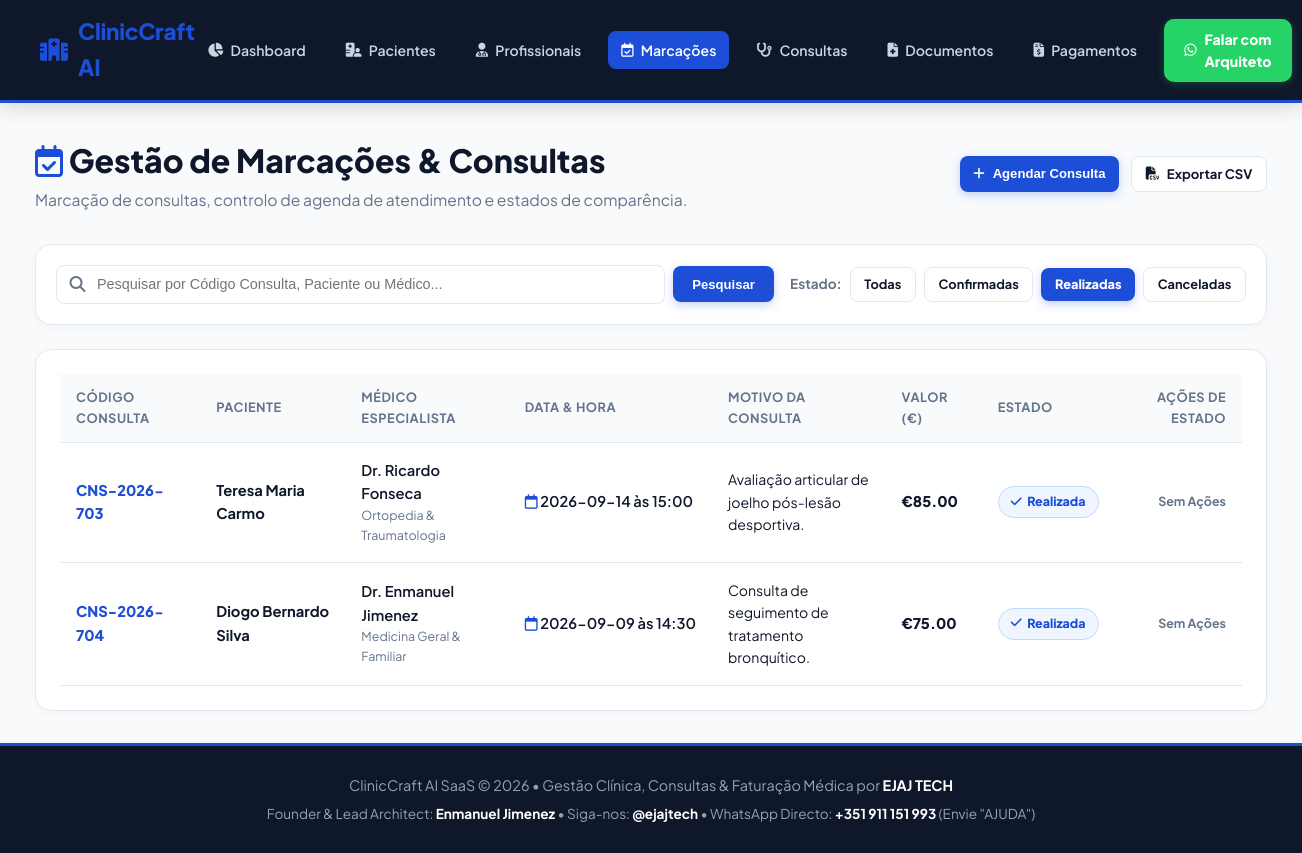
Screenshot of /appointments?status=Realizada with the database file from the repository.
### tables this page shows
CREATE TABLE appointments (
        id INTEGER PRIMARY KEY AUTOINCREMENT,
        appointment_code TEXT NOT NULL UNIQUE,
        patient_id INTEGER NOT NULL,
        professional_id INTEGER NOT NULL,
        appointment_date TEXT NOT NULL,
        appointment_time TEXT NOT NULL,
        status TEXT NOT NULL DEFAULT 'Confirmada', -- Confirmada, Em Espera, Realizada, Cancelada
        reason TEXT NOT NULL,
        fee REAL NOT NULL,
        created_at TEXT NOT NULL,
        FOREIGN KEY (patient_id) REFERENCES patients (id),
        FOREIGN KEY (professional_id) REFERENCES professionals (id)
    );

CREATE TABLE patients (
        id INTEGER PRIMARY KEY AUTOINCREMENT,
        patient_code TEXT NOT NULL UNIQUE,
        name TEXT NOT NULL,
        nif TEXT NOT NULL UNIQUE,
        email TEXT NOT NULL,
        phone TEXT NOT NULL,
        birth_date TEXT NOT NULL,
        insurance TEXT NOT NULL DEFAULT 'Particular',
        blood_type TEXT NOT NULL,
        created_at TEXT NOT NULL
    );

CREATE TABLE professionals (
        id INTEGER PRIMARY KEY AUTOINCREMENT,
        name TEXT NOT NULL,
        specialty TEXT NOT NULL,
        license_no TEXT NOT NULL UNIQUE,
        email TEXT NOT NULL,
        phone TEXT NOT NULL,
        consultation_fee REAL NOT NULL DEFAULT 70.0,
        status TEXT NOT NULL DEFAULT 'Ativo',
        created_at TEXT NOT NULL
    );

### app.py (the view)
@app.route('/appointments')
def appointments_page():
    conn = get_db()
    cursor = conn.cursor()
    status_filter = request.args.get('status')
    search_q = request.args.get('q', '').strip()
    query = """
    SELECT a.*, p.name as patient_name, p.nif, pr.name as professional_name, pr.specialty
    FROM appointments a
    JOIN patients p ON a.patient_id = p.id
    JOIN professionals pr ON a.professional_id = pr.id
    WHERE 1=1
    """
    params = []
    if status_filter:
        query += " AND a.status = ?"
        params.append(status_filter)
    if search_q:
        query += " AND (a.appointment_code LIKE ? OR p.name LIKE ? OR pr.name LIKE ?)"
        params.extend([f"%{search_q}%", f"%{search_q}%", f"%{search_q}%"])
    query += " ORDER BY a.appointment_date DESC, a.appointment_time ASC"
    cursor.execute(query, params)
    appointments = [dict(r) for r in cursor.fetchall()]
    cursor.execute("SELECT id, name, nif FROM patients ORDER BY name ASC")
    patients_list = [dict(r) for r in cursor.fetchall()]
    cursor.execute("SELECT id, name, specialty, consultation_fee FROM professionals WHERE status = 'Ativo' ORDER BY name ASC")
    professionals_list = [dict(r) for r in cursor.fetchall()]
    conn.close()
    return render_template('appointments.html', appointments=appointments, selected_status=status_filter, search_q=search_q, patients_list=patients_list, professionals_list=professionals_list)

### app.py (called while the page is built)
def get_db():
    conn = sqlite3.connect(DB_PATH)
    conn.row_factory = sqlite3.Row
    return conn

### templates/appointments.html (shortened to what this page needs)
{% extends 'base.html' %}
{% block content %}
<div class="page-header">
    <div>
        <h1 class="page-title"><i class="fa-regular fa-calendar-check" style="color: var(--sapphire-blue);"></i> Gestão de Marcações & Consultas</h1>
        <p class="page-subtitle">Marcação de consultas, controlo de agenda de atendimento e estados de comparência.</p>
    </div>
    <div style="display: flex; gap: 0.75rem;">
        <button onclick="document.getElementById('modal-create-appointment-page').style.display='flex'" class="btn-sm btn-primary">
            <i class="fa-solid fa-plus"></i> Agendar Consulta
        </button>
        <a href="/api/export/csv" class="btn-sm btn-secondary">
            <i class="fa-solid fa-file-csv"></i> Exportar CSV
        </a>
    </div>
</div>
<div class="table-card" style="margin-bottom: 1.5rem; padding: 1.25rem;">
    <form method="GET" action="/appointments" style="display: flex; flex-wrap: wrap; gap: 1rem; align-items: center; justify-content: space-between;">
        <div style="display: flex; gap: 0.5rem; align-items: center; flex: 1; min-width: 280px;">
            <div style="position: relative; width: 100%;">
                <input type="text" name="q" value="{{ search_q }}" placeholder="Pesquisar por Código Consulta, Paciente ou Médico..."
                       style="width: 100%; padding: 0.65rem 1rem 0.65rem 2.5rem; border: 1px solid var(--border-color); border-radius: 8px; font-size: 0.9rem;">
                <i class="fa-solid fa-magnifying-glass" style="position: absolute; left: 0.85rem; top: 50%; transform: translateY(-50%); color: var(--text-muted);"></i>
            </div>
            <button type="submit" class="btn-sm btn-primary" style="padding: 0.65rem 1.2rem;">Pesquisar</button>
        </div>
        <div style="display: flex; gap: 0.5rem; align-items: center; flex-wrap: wrap;">
            <span style="font-size: 0.85rem; font-weight: 700; color: var(--text-muted);">Estado:</span>
            <a href="/appointments{% if search_q %}?q={{ search_q }}{% endif %}"
               class="btn-sm {% if not selected_status %}btn-primary{% else %}btn-secondary{% endif %}" style="font-size: 0.8rem; padding: 0.4rem 0.85rem;">Todas</a>
            <a href="/appointments?status=Confirmada{% if search_q %}&q={{ search_q }}{% endif %}"
               class="btn-sm {% if selected_status == 'Confirmada' %}btn-primary{% else %}btn-secondary{% endif %}" style="font-size: 0.8rem; padding: 0.4rem 0.85rem;">Confirmadas</a>
            <a href="/appointments?status=Realizada{% if search_q %}&q={{ search_q }}{% endif %}"
               class="btn-sm {% if selected_status == 'Realizada' %}btn-primary{% else %}btn-secondary{% endif %}" style="font-size: 0.8rem; padding: 0.4rem 0.85rem;">Realizadas</a>
            <a href="/appointments?status=Cancelada{% if search_q %}&q={{ search_q }}{% endif %}"
               class="btn-sm {% if selected_status == 'Cancelada' %}btn-primary{% else %}btn-secondary{% endif %}" style="font-size: 0.8rem; padding: 0.4rem 0.85rem;">Canceladas</a>
        </div>
    </form>
</div>
<div class="table-card">
    {% if not appointments %}
        <div style="text-align: center; padding: 3rem; color: var(--text-muted);">
            <i class="fa-regular fa-folder-open" style="font-size: 3rem; margin-bottom: 0.75rem; opacity: 0.4;"></i>
            <h3 style="font-size: 1.1rem; color: var(--text-dark);">Nenhuma marcação de consulta encontrada</h3>
            <p style="font-size: 0.9rem; margin-top: 0.25rem;">Tente ajustar os filtros ou pesquisar por outro termo.</p>
        </div>
    {% else %}
        <div style="overflow-x: auto;">
            <table class="custom-table">
                <thead>
                    <tr>
                        <th>Código Consulta</th>
                        <th>Paciente</th>
                        <th>Médico Especialista</th>
                        <th>Data & Hora</th>
                        <th>Motivo da Consulta</th>
                        <th>Valor (€)</th>
                        <th>Estado</th>
                        <th style="text-align: right;">Ações de Estado</th>
                    </tr>
                </thead>
                <tbody>
                    {% for a in appointments %}
                    <tr>
                        <td style="font-weight: 800; color: var(--sapphire-blue);">{{ a.appointment_code }}</td>
                        <td style="font-weight: 700; color: var(--text-dark);">{{ a.patient_name }}</td>
                        <td>
                            <div style="font-weight: 600;">{{ a.professional_name }}</div>
                            <div style="font-size: 0.78rem; color: var(--text-muted);">{{ a.specialty }}</div>
                        </td>
                        <td style="font-weight: 600; white-space: nowrap;">
                            <i class="fa-regular fa-calendar" style="color: var(--sapphire-blue);"></i> {{ a.appointment_date }} às {{ a.appointment_time }}
                        </td>
                        <td style="max-width: 220px; font-size: 0.88rem;">{{ a.reason }}</td>
                        <td style="font-weight: 800; color: var(--text-dark);">€{{ "%.2f"|format(a.fee) }}</td>
                        <td>
                            {% if a.status == 'Realizada' %}
                                <span class="badge badge-done"><i class="fa-solid fa-check"></i> Realizada</span>
                            {% elif a.status == 'Confirmada' %}
                                <span class="badge badge-confirmed"><i class="fa-solid fa-check-circle"></i> Confirmada</span>
                            {% else %}
                                <span class="badge badge-canceled"><i class="fa-solid fa-xmark"></i> Cancelada</span>
                            {% endif %}
                        </td>
                        <td style="text-align: right;">
                            <div style="display: flex; gap: 0.35rem; justify-content: flex-end;">
                                {% if a.status != 'Realizada' and a.status != 'Cancelada' %}
                                    <button onclick="updateAppointmentStatus({{ a.id }}, 'Realizada')" class="btn-sm btn-primary" style="font-size: 0.75rem; padding: 0.25rem 0.5rem;" title="Marcar como Realizada">
                                        <i class="fa-solid fa-check"></i> Concluir
                                    </button>
                                    <button onclick="updateAppointmentStatus({{ a.id }}, 'Cancelada')" class="btn-sm btn-secondary" style="font-size: 0.75rem; padding: 0.25rem 0.5rem;" title="Cancelar Consulta">
                                        <i class="fa-solid fa-xmark"></i> Cancelar
                                    </button>
                                {% else %}
                                    <span style="font-size: 0.78rem; color: var(--text-muted); font-weight: 700;">Sem Ações</span>
                                {% endif %}
                            </div>
                        </td>
                    </tr>
                    {% endfor %}
                </tbody>
            </table>
        </div>
    {% endif %}
</div>
{% endblock %}

### static/css/styles.css (style rules this page uses)
:root { --sapphire-blue: #1D4ED8; --coral-accent: #F43F5E; --soft-sapphire-bg: #EFF6FF; --border-sapphire: #BFDBFE; --bg-light: #F8FAFC; --bg-card: #FFFFFF; --border-color: #E2E8F0; --text-dark: #0F172A; --text-muted: #64748B; --emerald-green: #10B981; --amber-warning: #D97706; }
* { box-sizing: border-box; margin: 0; padding: 0; }
body { font-family: 'Plus Jakarta Sans', system-ui, -apple-system, sans-serif; background-color: var(--bg-light); color: var(--text-dark); line-height: 1.6; min-height: 100vh; display: flex; flex-direction: column; }
.page-header { margin-bottom: 2rem; display: flex; justify-content: space-between; align-items: center; flex-wrap: wrap; gap: 1rem; }
.page-title { font-size: 2rem; font-weight: 900; color: var(--text-dark); }
.page-subtitle { color: var(--text-muted); font-size: 0.98rem; }
.btn-primary { background: var(--sapphire-blue); color: white; border: none; padding: 0.65rem 1.35rem; border-radius: 10px; font-weight: 800; font-size: 0.9rem; cursor: pointer; transition: all 0.2s ease; display: inline-flex; align-items: center; gap: 0.5rem; text-decoration: none; box-shadow: 0 3px 10px rgba(29, 78, 216, 0.25); }
.btn-secondary { background: var(--bg-card); color: var(--text-dark); border: 1px solid var(--border-color); padding: 0.65rem 1.35rem; border-radius: 10px; font-weight: 700; font-size: 0.9rem; cursor: pointer; transition: all 0.2s ease; display: inline-flex; align-items: center; gap: 0.5rem; text-decoration: none; }
.btn-sm { padding: 0.4rem 0.85rem; font-size: 0.82rem; border-radius: 8px; }
.table-card { background: var(--bg-card); border: 1px solid var(--border-color); border-radius: 16px; padding: 1.5rem; box-shadow: 0 2px 10px rgba(0, 0, 0, 0.03); }
.custom-table { width: 100%; border-collapse: collapse; font-size: 0.92rem; }
.custom-table th { text-align: left; padding: 0.85rem 1rem; background: var(--bg-light); color: var(--text-muted); font-weight: 700; font-size: 0.8rem; text-transform: uppercase; letter-spacing: 0.5px; border-bottom: 1px solid var(--border-color); }
.custom-table td { padding: 1rem; border-bottom: 1px solid var(--border-color); vertical-align: middle; }
.badge { padding: 0.3rem 0.75rem; border-radius: 20px; font-size: 0.78rem; font-weight: 800; display: inline-flex; align-items: center; gap: 0.35rem; }
.badge-done { background: #EFF6FF; color: var(--sapphire-blue); border: 1px solid var(--border-sapphire); }

### rows the page displays
appointments: appointment_code "CNS-2026-703", patient_name "Teresa Maria Carmo", professional_name "Dr. Ricardo Fonseca", specialty "Ortopedia & Traumatologia", appointment_date "2026-09-14", appointment_time "15:00", reason "Avaliação articular de joelho pós-lesão desportiva.", fee "85.00", status "Realizada" (drawn)
appointments: appointment_code "CNS-2026-704", patient_name "Diogo Bernardo Silva", professional_name "Dr. Enmanuel Jimenez", specialty "Medicina Geral & Familiar", appointment_date "2026-09-09", appointment_time "14:30", reason "Consulta de seguimento de tratamento bronquítico.", fee "75.00", status "Realizada" (drawn)
